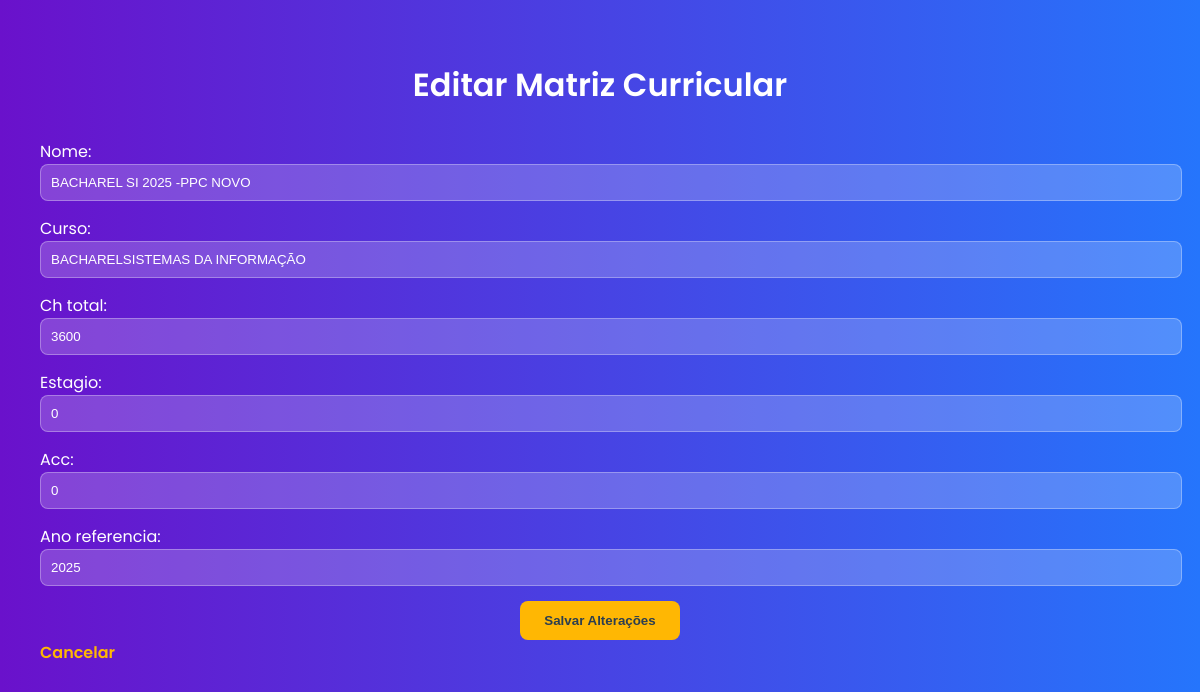
The page /matrizes/editar/2/ (signed in) on the database its author committed.
### core/models.py (models this page shows, shortened)
class MatrizCurricular(models.Model):
    nome = models.CharField(max_length=45)
    curso = models.CharField(max_length=100)
    ch_total = models.IntegerField()
    estagio = models.IntegerField(null=True, blank=True)
    acc = models.IntegerField()
    ano_referencia = models.IntegerField()
    usuario = models.ForeignKey(Usuario, on_delete=models.CASCADE)
    class Meta:
        db_table = 'MATRIZ_CURRICULAR'

### core/views.py (the view)
# urls.py: path('matrizes/editar/<int:pk>/', views.editar_matriz, name='editar_matriz'),
@login_required
def editar_matriz(request, pk):
    matriz = get_object_or_404(MatrizCurricular, pk=pk)
    if request.method == 'POST':
        form = MatrizCurricularForm(request.POST, instance=matriz)
        if form.is_valid():
            form.save()
            return redirect('listar_matrizes')
    else:
        form = MatrizCurricularForm(instance=matriz)
    return render(request, 'core/editar_matriz.html', {'form': form})

### core/forms.py
class MatrizCurricularForm(forms.ModelForm):
    class Meta:
        model = MatrizCurricular
        fields = ['nome', 'curso', 'ch_total', 'estagio', 'acc', 'ano_referencia']

### core/templates/core/editar_matriz.html (shortened to what this page needs)
<!DOCTYPE html>
<html lang="pt-br">
<head>
</head>
<body>
    <h1>Editar Matriz Curricular</h1>
    <form method="post">
        {{ form.as_p }}
        <button type="submit">Salvar Alterações</button>
    </form>
    <a href="{% url 'listar_matrizes' %}">Cancelar</a>
</body>
</html>

### core/templates/core/editar_matriz.html (style rules this page uses)
:root { --primary-color-dark: #6a11cb; --primary-color-light: #2575fc; --accent-color: #ffb703; --accent-color-hover: #fb8500; --text-color: #fff; --container-bg: rgba(255, 255, 255, 0.1); }
body { font-family: 'Poppins', sans-serif; background: linear-gradient(to right, var(--primary-color-dark), var(--primary-color-light)); color: var(--text-color); margin: 0; padding: 40px; min-height: 100vh; box-sizing: border-box; }
h1, h2 { text-align: center; font-weight: 600; margin-bottom: 30px; }
a { color: var(--accent-color); text-decoration: none; font-weight: 600; transition: color 0.3s ease; }
form { display: flex; flex-direction: column; align-items: center; gap: 15px; }
form p { width: 100%; margin: 0; }
form input, form select { width: 100%; padding: 10px; border-radius: 8px; border: 1px solid rgba(255, 255, 255, 0.3); background-color: rgba(255, 255, 255, 0.2); color: var(--text-color); }
form button { padding: 12px 24px; background-color: var(--accent-color); color: #2c3e50; border: none; border-radius: 8px; font-weight: 600; cursor: pointer; transition: all 0.3s ease; }

### rows shown on the page
MatrizCurricular: nome "BACHAREL SI 2025 -PPC NOVO", curso "BACHARELSISTEMAS DA INFORMAÇÃO", ch_total "3600", estagio "0", acc "0", ano_referencia "2025"
